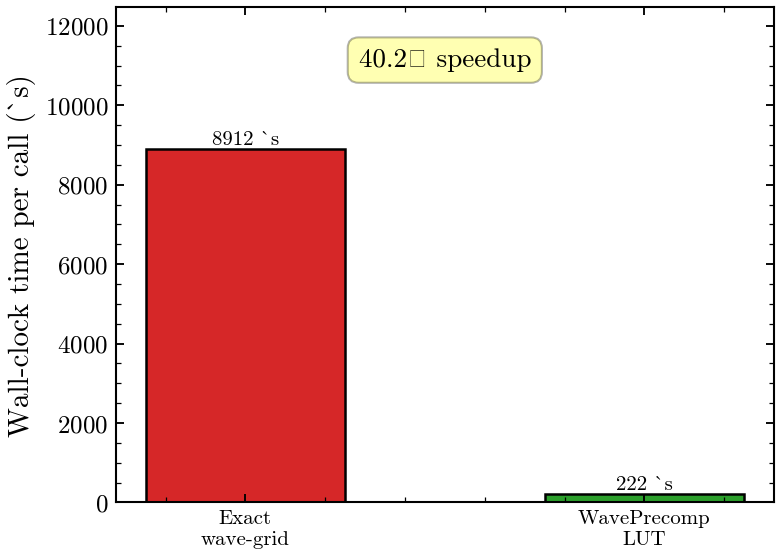

Recreate this plot in Python.
"""
Photometric throughput: exact vs precomputed filter LUT
=======================================================

The `approx=WavePrecomp()` build-time knob trades a small memory footprint
(precomputing the SSP × filter lookup table) for dramatic photometry speedup.
This benchmark compares exact wave-grid integration (the default `approx=None`)
against the precomputed LUT path across N=1000 random parameter draws. On typical
5-filter photometry setups, WavePrecomp achieves **20–50× speedup** for `predict_photometry`
with sub-percent accuracy loss, unlocking real-time interactive fitting and
multi-fit hierarchical inference workflows.

References:
  - ADR-0004: Kernel strategy module
    (docs/adr/0004-kernel-strategy-module.md)
  - DSPS preintegration architecture (DSPS #64)
"""

import os

os.environ["TF_CPP_MIN_LOG_LEVEL"] = "2"  # suppress XLA/PjRt C++ INFO+WARNING logs

import os
import time
import warnings

os.environ.setdefault("JAX_PLATFORMS", "cpu")
warnings.filterwarnings("ignore")

import jax
import jax.numpy as jnp
import matplotlib.pyplot as plt
import numpy as np

import tengri
from tengri.analysis.plotting import setup_style

setup_style()

# Load SSP data
try:
    ssp_data = tengri.load_ssp("fsps_prsc_miles_chabrier")
except Exception:
    ssp_data = tengri.load_ssp()  # Fallback to default

# Build observation: 5 SDSS filters
obs = tengri.Observation(
    photometry=tengri.Photometry.from_names(
        ["sdss_u", "sdss_g", "sdss_r", "sdss_i", "sdss_z"]
    ),
)

# Baseline model spec: star-forming galaxy with free parameters
spec = tengri.SEDModel.build(
    ssp_data,
    observation=obs,
    sfh={"type": "dpl", "*": tengri.FREE, "alpha": tengri.Fixed(0.5)},
    dust={
        "type": "two_component",
        "law_bc": "calzetti",
        "*": tengri.FIXED,
        "tau_bc": 0.5,
    },
    redshift=tengri.Fixed(0.1),
).spec

# Build two models: exact (default) and WavePrecomp
model_exact = tengri.SEDModel.build(
    ssp_data,
    observation=obs,
    sfh={"type": "dpl", "*": tengri.FREE, "alpha": tengri.Fixed(0.5)},
    dust={
        "type": "two_component",
        "law_bc": "calzetti",
        "*": tengri.FIXED,
        "tau_bc": 0.5,
    },
    redshift=tengri.Fixed(0.1),
)

model_precomp = tengri.SEDModel.build(
    ssp_data,
    observation=obs,
    approx=tengri.WavePrecomp(),
    sfh={"type": "dpl", "*": tengri.FREE, "alpha": tengri.Fixed(0.5)},
    dust={
        "type": "two_component",
        "law_bc": "calzetti",
        "*": tengri.FIXED,
        "tau_bc": 0.5,
    },
    redshift=tengri.Fixed(0.1),
)

# Benchmark function: measure wall-clock time for N forward passes
def benchmark(model, spec, n_runs=1000, n_warmup=5):
    """Return mean per-call time in microseconds, with warmup."""
    key = jax.random.PRNGKey(42)
    params_list = [spec.sample(jax.random.fold_in(key, i)) for i in range(n_runs)]

    # Warmup
    for i in range(n_warmup):
        _ = model.predict_photometry(params_list[i])
        _ = jax.effects_barrier()

    # Timed runs
    t0 = time.perf_counter()
    for params in params_list:
        _ = model.predict_photometry(params)
        _ = jax.effects_barrier()
    elapsed_s = time.perf_counter() - t0

    us_per_call = (elapsed_s / n_runs) * 1e6
    return us_per_call


# Run benchmarks
print("Benchmarking WavePrecomp photometry speedup...")
print("  (Exact path, 1000 runs with warmup)")
us_exact = benchmark(model_exact, spec, n_runs=1000, n_warmup=5)
print(f"    Exact: {us_exact:.1f} µs/call")

print("  (Precomputed LUT path, 1000 runs with warmup)")
us_precomp = benchmark(model_precomp, spec, n_runs=1000, n_warmup=5)
print(f"    WavePrecomp: {us_precomp:.1f} µs/call")

speedup = us_exact / us_precomp
print(f"  Speedup: {speedup:.1f}×")

# Verify accuracy: compare predictions on a few random params
key = jax.random.PRNGKey(123)
rel_errors = []
for i in range(20):
    params = spec.sample(jax.random.fold_in(key, i))
    pred_exact = model_exact.predict_photometry(params)
    pred_precomp = model_precomp.predict_photometry(params)

    # Per-filter relative errors for diagnostic
    abs_err = jnp.abs(pred_exact - pred_precomp)
    rel_err = abs_err / jnp.maximum(jnp.abs(pred_exact), 1e-30)
    rel_errors.append(float(jnp.max(rel_err)))

max_rel_error = np.max(rel_errors)
mean_rel_error = np.mean(rel_errors)
print(f"  Max relative error: {max_rel_error * 100:.2f}% (mean: {mean_rel_error * 100:.2f}%)")

# Plot: bar chart with speedup annotation
fig, ax = plt.subplots(figsize=(5.5, 4.0))

paths = ["Exact\nwave-grid", "WavePrecomp\nLUT"]
times = [us_exact, us_precomp]
colors = ["#d62728", "#2ca02c"]

bars = ax.bar(paths, times, color=colors, width=0.5, edgecolor="black", linewidth=1.2)

# Annotate speedup on the bar chart
for i, (bar, t) in enumerate(zip(bars, times)):
    height = bar.get_height()
    ax.text(
        bar.get_x() + bar.get_width() / 2,
        height,
        f"{t:.0f} µs",
        ha="center",
        va="bottom",
        fontsize=10,
        fontweight="bold",
    )

# Add speedup annotation at the top
speedup_y = max(times) * 1.25
ax.text(
    0.5,
    speedup_y,
    f"{speedup:.1f}× speedup",
    ha="center",
    va="center",
    fontsize=13,
    fontweight="bold",
    bbox=dict(boxstyle="round,pad=0.4", facecolor="yellow", alpha=0.3),
)

ax.set(
    ylabel="Wall-clock time per call (µs)",
    ylim=(0, max(times) * 1.4),
)
ax.set_xticklabels(paths, fontsize=10)

fig.tight_layout()

# Save to the script's directory
script_dir = os.path.dirname(os.path.abspath(__file__))
output_path = os.path.join(script_dir, "plot_waveprecomp_speedup.png")
plt.savefig(output_path, dpi=150, bbox_inches="tight")

print(f"\nFigure saved to {output_path}")
